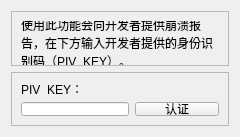
<?xml version="1.0" encoding="UTF-8"?>
<ui version="4.0">
 <class>CrashReportDialog</class>
 <widget class="QDialog" name="CrashReportDialog">
  <property name="geometry">
   <rect>
    <x>0</x>
    <y>0</y>
    <width>240</width>
    <height>137</height>
   </rect>
  </property>
  <property name="sizePolicy">
   <sizepolicy hsizetype="Expanding" vsizetype="Expanding">
    <horstretch>0</horstretch>
    <verstretch>0</verstretch>
   </sizepolicy>
  </property>
  <property name="windowTitle">
   <string>崩溃报告</string>
  </property>
  <layout class="QVBoxLayout" name="verticalLayout">
   <item>
    <widget class="QFrame" name="frame">
     <property name="frameShape">
      <enum>QFrame::StyledPanel</enum>
     </property>
     <property name="frameShadow">
      <enum>QFrame::Raised</enum>
     </property>
     <layout class="QVBoxLayout" name="verticalLayout_2">
      <property name="topMargin">
       <number>9</number>
      </property>
      <property name="bottomMargin">
       <number>0</number>
      </property>
      <item alignment="Qt::AlignVCenter">
       <widget class="QLabel" name="label">
        <property name="sizePolicy">
         <sizepolicy hsizetype="Expanding" vsizetype="Expanding">
          <horstretch>0</horstretch>
          <verstretch>0</verstretch>
         </sizepolicy>
        </property>
        <property name="text">
         <string>使用此功能会向开发者提供崩溃报告，在下方输入开发者提供的身份识别码（PIV_KEY）。</string>
        </property>
        <property name="scaledContents">
         <bool>false</bool>
        </property>
        <property name="wordWrap">
         <bool>true</bool>
        </property>
       </widget>
      </item>
     </layout>
    </widget>
   </item>
   <item>
    <widget class="QFrame" name="frame_2">
     <property name="sizePolicy">
      <sizepolicy hsizetype="Expanding" vsizetype="Expanding">
       <horstretch>0</horstretch>
       <verstretch>0</verstretch>
      </sizepolicy>
     </property>
     <property name="frameShape">
      <enum>QFrame::StyledPanel</enum>
     </property>
     <property name="frameShadow">
      <enum>QFrame::Raised</enum>
     </property>
     <layout class="QGridLayout" name="gridLayout">
      <item row="0" column="0">
       <widget class="QLabel" name="label_2">
        <property name="text">
         <string>PIV_KEY：</string>
        </property>
       </widget>
      </item>
      <item row="1" column="0" alignment="Qt::AlignVCenter">
       <widget class="QLineEdit" name="le_pivkey">
        <property name="sizePolicy">
         <sizepolicy hsizetype="Expanding" vsizetype="Expanding">
          <horstretch>0</horstretch>
          <verstretch>0</verstretch>
         </sizepolicy>
        </property>
       </widget>
      </item>
      <item row="1" column="1">
       <widget class="QToolButton" name="tb_save">
        <property name="sizePolicy">
         <sizepolicy hsizetype="Expanding" vsizetype="Expanding">
          <horstretch>0</horstretch>
          <verstretch>0</verstretch>
         </sizepolicy>
        </property>
        <property name="minimumSize">
         <size>
          <width>0</width>
          <height>0</height>
         </size>
        </property>
        <property name="focusPolicy">
         <enum>Qt::NoFocus</enum>
        </property>
        <property name="contextMenuPolicy">
         <enum>Qt::DefaultContextMenu</enum>
        </property>
        <property name="text">
         <string>认证</string>
        </property>
       </widget>
      </item>
     </layout>
    </widget>
   </item>
  </layout>
 </widget>
 <resources/>
 <connections/>
</ui>
